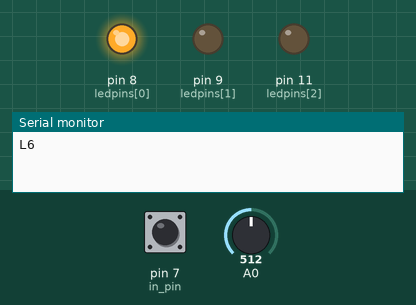
This sketch was run on a simulated Arduino Uno, built with avr-gcc and run on an emulated ATmega328P. Parts: output pins drawn as LEDs (lit = HIGH), the last lines printed to the serial monitor. Inputs (shaded band) come from the test bench; at power-on: pin 7 (in_pin) HIGH, A0 = 512.

Above: at 1.2 s.
1.3 s: pin 7 (in_pin) pulled LOW for 1 s
At 3.1 s:
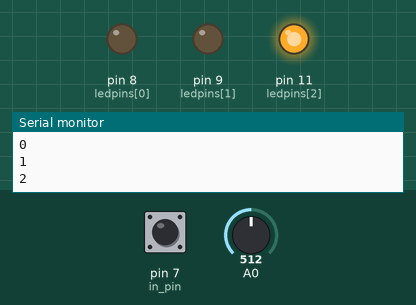
3.8 s: pin 7 (in_pin) pulled LOW for 0.15 s
At 4.4 s:
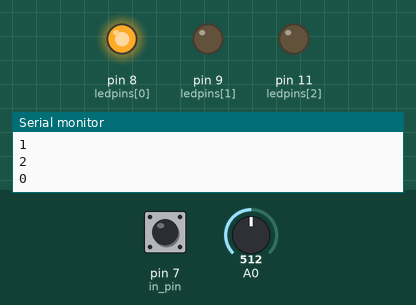
5.5 s: pin 7 (in_pin) pulled LOW for 3.2 s
At 9.3 s:
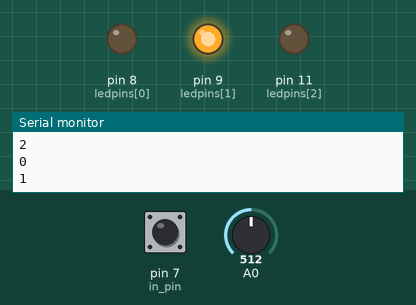
Timing chart, 0 to 10.8 s (numbered marks = the images above; inputs shaded):
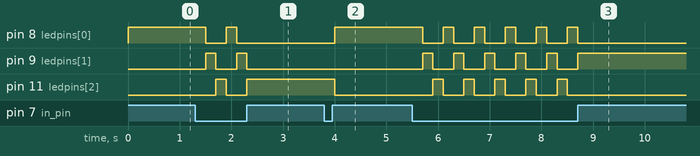

The sketch:

RGB_led_toggle.ino
```cpp
int ledpins[]={8,9,11};
#define in_pin 7
String info1="0",info2="1",info3="2",val;
int countn=0;
int num=0,old_num=1;
void setup() {
  for(int i=0;i<=2;i++){
 pinMode(ledpins[i],OUTPUT);}
 pinMode(in_pin,INPUT_PULLUP);
 Serial.begin(9600);
}
String get_info(){
  if(countn==0){val=info1;}
  else if(countn==1){val=info2;}
  else if(countn==2){val=info3;}
  return val;
}
void loop() {
  num=analogRead(A0);
  int new_num=map(num,0,1023,1,12);
  if(new_num!=old_num){
    old_num=new_num;
    Serial.println("L"+String(new_num));
  }
  if(digitalRead(in_pin)==0){delay(200);countn++;
    countn>2? countn=0 :countn=countn;
    Serial.println(get_info());}
  for(int x=0;x<=2;x++){
    if(x==countn){digitalWrite(ledpins[countn],HIGH);}
    if(x==countn){continue;}
    digitalWrite(ledpins[x],LOW);
}
}
```

Measured:
- after the input at 1.3 s, pin 8 (ledpins[0]): HIGH → LOW after 0.20 s, → HIGH 0.40 s later, → LOW 0.20 s later; pin 9 (ledpins[1]): alternates HIGH for 0.20 s and LOW for 0.40 s, 4 changes in all, then stays LOW, starting after 0.20 s; pin 11 (ledpins[2]): LOW → HIGH after 0.40 s, → LOW 0.20 s later, → HIGH 0.40 s later
- after the input at 3.8 s, pin 8 (ledpins[0]): LOW → HIGH after 0.20 s; pin 11 (ledpins[2]): HIGH → LOW after 0.20 s
- after the input at 5.5 s, pin 8 (ledpins[0]): alternates HIGH for 0.20 s and LOW for 0.40 s, 11 changes in all, then stays LOW, starting after 0.20 s; pin 9 (ledpins[1]): alternates HIGH for 0.20 s and LOW for 0.40 s, 11 changes in all, then stays HIGH, starting after 0.20 s
